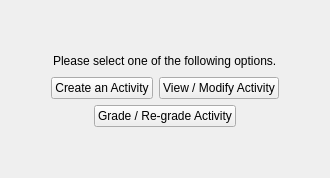
        <widget class="QWidget" name="InstructorMainPage">
         <layout class="QVBoxLayout" name="verticalLayout_19">
          <item>
           <spacer name="verticalSpacer_23">
            <property name="orientation">
             <enum>Qt::Vertical</enum>
            </property>
            <property name="sizeHint" stdset="0">
             <size>
              <width>20</width>
              <height>40</height>
             </size>
            </property>
           </spacer>
          </item>
          <item>
           <layout class="QVBoxLayout" name="verticalLayout_18">
            <item>
             <layout class="QHBoxLayout" name="horizontalLayout_27">
              <item>
               <spacer name="horizontalSpacer_20">
                <property name="orientation">
                 <enum>Qt::Horizontal</enum>
                </property>
                <property name="sizeHint" stdset="0">
                 <size>
                  <width>40</width>
                  <height>20</height>
                 </size>
                </property>
               </spacer>
              </item>
              <item>
               <widget class="QLabel" name="label_16">
                <property name="text">
                 <string>Please select one of the following options.</string>
                </property>
               </widget>
              </item>
              <item>
               <spacer name="horizontalSpacer_21">
                <property name="orientation">
                 <enum>Qt::Horizontal</enum>
                </property>
                <property name="sizeHint" stdset="0">
                 <size>
                  <width>40</width>
                  <height>20</height>
                 </size>
                </property>
               </spacer>
              </item>
             </layout>
            </item>
            <item>
             <layout class="QHBoxLayout" name="horizontalLayout_28">
              <item>
               <spacer name="horizontalSpacer_22">
                <property name="orientation">
                 <enum>Qt::Horizontal</enum>
                </property>
                <property name="sizeHint" stdset="0">
                 <size>
                  <width>40</width>
                  <height>20</height>
                 </size>
                </property>
               </spacer>
              </item>
              <item>
               <widget class="QPushButton" name="CreateActivityButton">
                <property name="text">
                 <string>Create an Activity</string>
                </property>
               </widget>
              </item>
              <item>
               <widget class="QPushButton" name="ModifyActivityButton">
                <property name="text">
                 <string>View / Modify Activity</string>
                </property>
               </widget>
              </item>
              <item>
               <spacer name="horizontalSpacer_23">
                <property name="orientation">
                 <enum>Qt::Horizontal</enum>
                </property>
                <property name="sizeHint" stdset="0">
                 <size>
                  <width>40</width>
                  <height>20</height>
                 </size>
                </property>
               </spacer>
              </item>
             </layout>
            </item>
            <item>
             <layout class="QHBoxLayout" name="horizontalLayout_29">
              <item>
               <spacer name="horizontalSpacer_25">
                <property name="orientation">
                 <enum>Qt::Horizontal</enum>
                </property>
                <property name="sizeHint" stdset="0">
                 <size>
                  <width>40</width>
                  <height>20</height>
                 </size>
                </property>
               </spacer>
              </item>
              <item>
               <widget class="QPushButton" name="GradeActivityButton">
                <property name="text">
                 <string>Grade / Re-grade Activity</string>
                </property>
               </widget>
              </item>
              <item>
               <spacer name="horizontalSpacer_24">
                <property name="orientation">
                 <enum>Qt::Horizontal</enum>
                </property>
                <property name="sizeHint" stdset="0">
                 <size>
                  <width>40</width>
                  <height>20</height>
                 </size>
                </property>
               </spacer>
              </item>
             </layout>
            </item>
           </layout>
          </item>
          <item>
           <spacer name="verticalSpacer_24">
            <property name="orientation">
             <enum>Qt::Vertical</enum>
            </property>
            <property name="sizeHint" stdset="0">
             <size>
              <width>20</width>
              <height>40</height>
             </size>
            </property>
           </spacer>
          </item>
         </layout>
        </widget>
